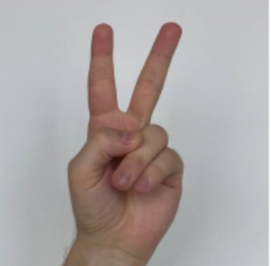
#> input picture OpenCV/img_1.png, 271 x 266 px, found by its file name
$ python '霍夫圆检测.py'
#> lines starting #> are read from the running program, lines starting #| are printed output that depends on the picture


# 导入OpenCV库
import cv2
import numpy as np

# 1. 读取图像
image_np = cv2.imread('./img_1.png')
#> image_np is the input picture: shape (266, 271, 3); mean B, G, R 162.9, 164.3, 171.5
image_shape = image_np.shape
#> image_shape = (266, 271, 3)

# 2. 灰度化
image_gray = cv2.cvtColor(image_np, cv2.COLOR_BGR2GRAY)
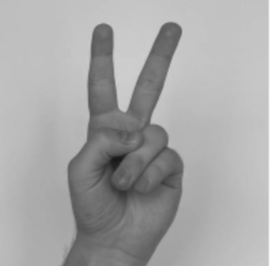
#> image_gray: shape (266, 271); min 22, max 255, mean 166.4

# # 3. Canny边缘检测  得到边缘点
# image_canny = cv2.Canny(image_gray, 30, 70)

# 4. 霍夫圆检测
# circles = cv2.HoughCircles(image_gray, cv2.HOUGH_GRADIENT, 1, 20, param1=70, param2=50)
circles = cv2.HoughCircles(image_gray, cv2.HOUGH_GRADIENT_ALT, 1.5, 20, param1=300, param2=0.9)
#> circles = [[171, 33, 11.15], [123, 178.5, 11.33], [102, 33, 10.29]]
circles = np.int0(np.around(circles))
#> circles = [[171, 33, 11], [123, 178, 11], [102, 33, 10]]

# 创建一个模板图，方便绘制检测结果
image_Circle = np.zeros(image_shape, dtype=np.uint8)

for circle in circles:
    x, y, radius = circle[0]
    cv2.circle(image_Circle, (x, y), radius, (0, 0, 255), 2)
#> this loop made 1 pass
#> (circle, x, y, radius) on pass 1: ([[171, 33, 11], [123, 178, 11], [102, 33, 10]], 171, 33, 11)
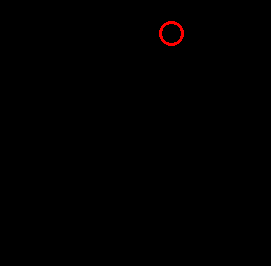
#> image_Circle: shape (266, 271, 3); mean of channels 0, 1, 2 0, 0, 0.7; drawn as B, G, R

# 结果显示
cv2.imshow('image_np', image_np)
cv2.imshow('image_Circle', image_Circle)
cv2.waitKey(0)
